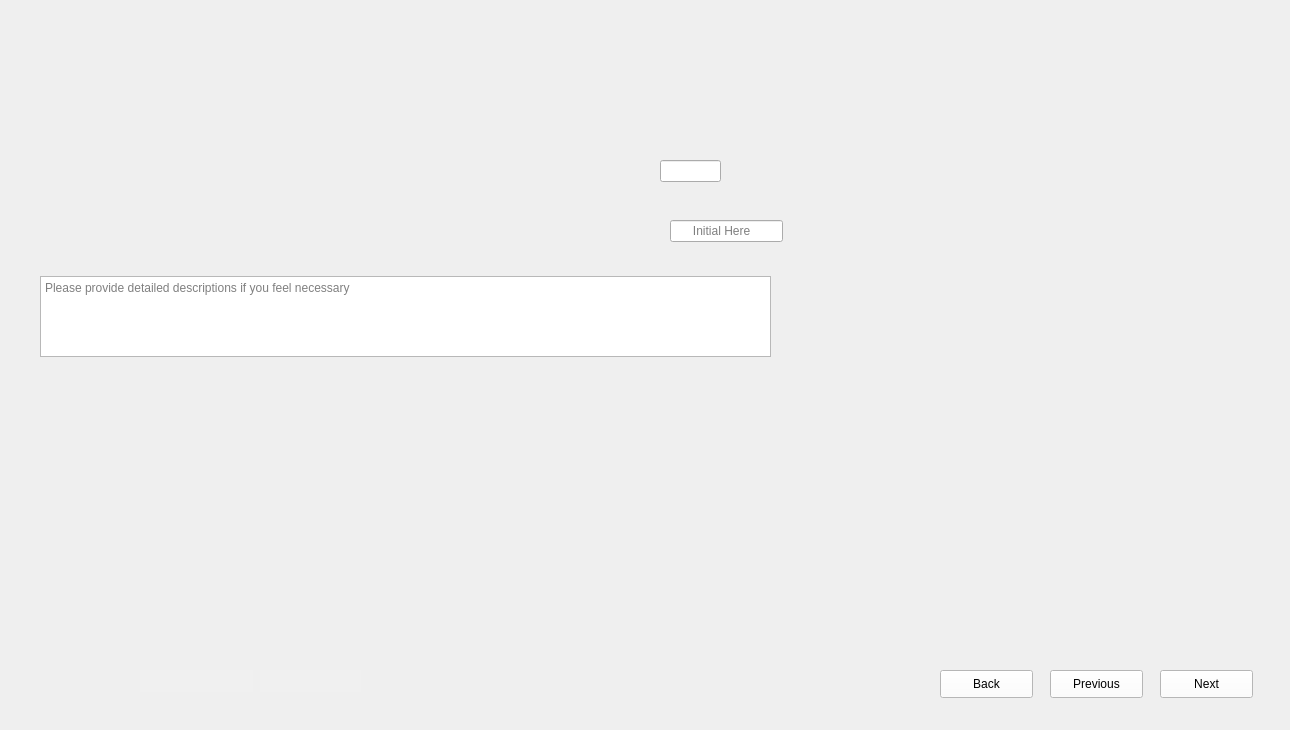
<?xml version="1.0" encoding="UTF-8"?>
<ui version="4.0">
 <class>Form</class>
 <widget class="QWidget" name="Form">
  <property name="geometry">
   <rect>
    <x>0</x>
    <y>0</y>
    <width>1290</width>
    <height>730</height>
   </rect>
  </property>
  <property name="windowTitle">
   <string>Form</string>
  </property>
  <widget class="QLabel" name="label">
   <property name="geometry">
    <rect>
     <x>0</x>
     <y>0</y>
     <width>1290</width>
     <height>730</height>
    </rect>
   </property>
   <property name="styleSheet">
    <string notr="true">background-image: url(:/images/images/Dice Framing Trench Pattern_1.png);</string>
   </property>
   <property name="text">
    <string/>
   </property>
  </widget>
  <widget class="QLineEdit" name="lineEdit_Data">
   <property name="geometry">
    <rect>
     <x>660</x>
     <y>160</y>
     <width>61</width>
     <height>22</height>
    </rect>
   </property>
  </widget>
  <widget class="QLineEdit" name="lineEdit_Initials">
   <property name="geometry">
    <rect>
     <x>670</x>
     <y>220</y>
     <width>113</width>
     <height>22</height>
    </rect>
   </property>
   <property name="placeholderText">
    <string>      Initial Here</string>
   </property>
  </widget>
  <widget class="QTextEdit" name="textEdit_Comments">
   <property name="geometry">
    <rect>
     <x>40</x>
     <y>276</y>
     <width>731</width>
     <height>81</height>
    </rect>
   </property>
   <property name="placeholderText">
    <string>Please provide detailed descriptions if you feel necessary </string>
   </property>
  </widget>
  <widget class="QLineEdit" name="lineEdit_Dates">
   <property name="geometry">
    <rect>
     <x>140</x>
     <y>670</y>
     <width>113</width>
     <height>22</height>
    </rect>
   </property>
   <property name="styleSheet">
    <string notr="true">QLineEdit{
background-color: rgb(240, 240, 240);
border: none;
}</string>
   </property>
  </widget>
  <widget class="QLineEdit" name="lineEdit_Steps">
   <property name="geometry">
    <rect>
     <x>260</x>
     <y>670</y>
     <width>101</width>
     <height>22</height>
    </rect>
   </property>
   <property name="styleSheet">
    <string notr="true">QLineEdit{
background-color: rgb(240, 240, 240);
border: none;
}</string>
   </property>
  </widget>
  <widget class="QPushButton" name="pushButton_Next">
   <property name="geometry">
    <rect>
     <x>1160</x>
     <y>670</y>
     <width>93</width>
     <height>28</height>
    </rect>
   </property>
   <property name="styleSheet">
    <string notr="true">QPushButton{
background-color: rgb(255, 255, 255);
height: 35px;
}
QPushButton::hover{
background-color: rgb(0, 0, 255);
}
QPushButton:pressed{
padding-top:7px;
padding-top:7px;
}</string>
   </property>
   <property name="text">
    <string>Next</string>
   </property>
  </widget>
  <widget class="QPushButton" name="pushButton_Previous">
   <property name="geometry">
    <rect>
     <x>1050</x>
     <y>670</y>
     <width>93</width>
     <height>28</height>
    </rect>
   </property>
   <property name="styleSheet">
    <string notr="true">QPushButton{
background-color: rgb(255, 255, 255);
height: 35px;
}
QPushButton::hover{
background-color: rgb(0, 0, 255);
}
QPushButton:pressed{
padding-top:7px;
padding-top:7px;
}</string>
   </property>
   <property name="text">
    <string>Previous</string>
   </property>
  </widget>
  <widget class="QPushButton" name="pushButton_Back">
   <property name="geometry">
    <rect>
     <x>940</x>
     <y>670</y>
     <width>93</width>
     <height>28</height>
    </rect>
   </property>
   <property name="styleSheet">
    <string notr="true">QPushButton{
background-color: rgb(255, 255, 255);
height: 35px;
}
QPushButton::hover{
background-color: rgb(0, 0, 255);
}
QPushButton:pressed{
padding-top:7px;
padding-top:7px;
}</string>
   </property>
   <property name="text">
    <string>Back</string>
   </property>
  </widget>
 </widget>
 <resources>
  <include location="D:/ECED4901SYPIIFiles/SNYProject/UI_design/LoginUI_Design/resource.qrc"/>
 </resources>
 <connections/>
</ui>
